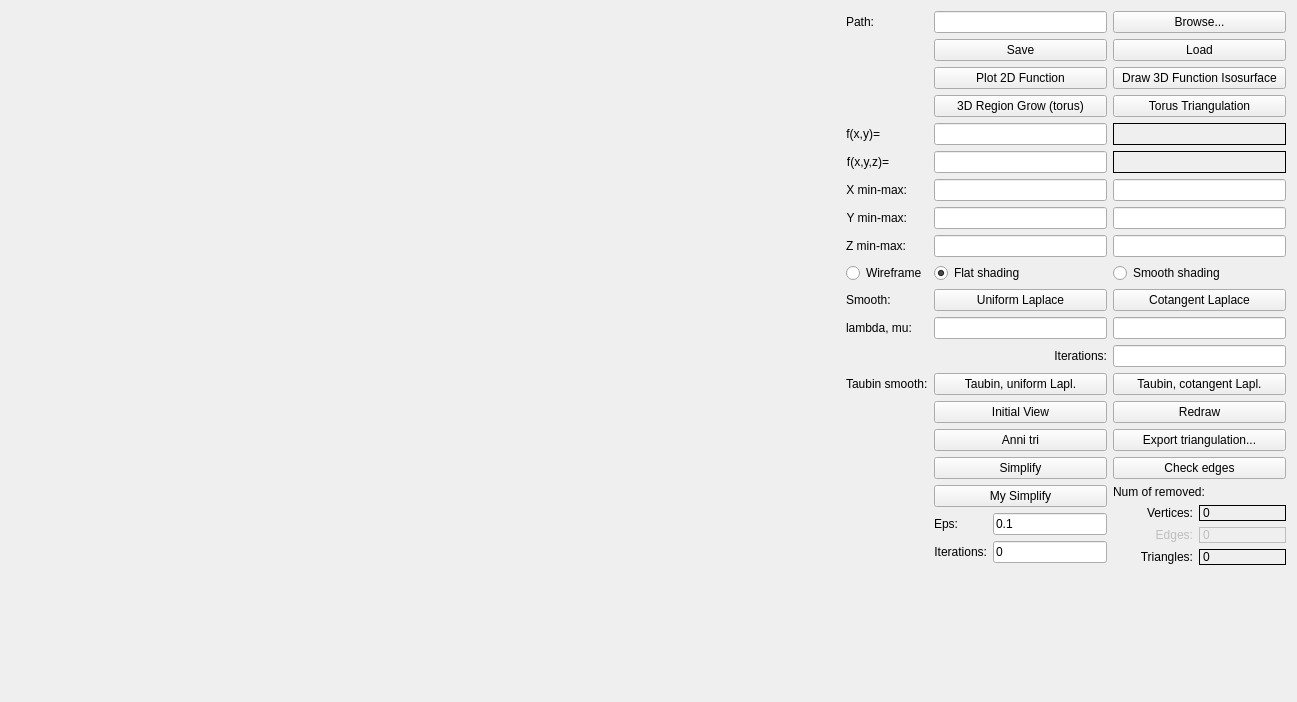
<?xml version="1.0" encoding="UTF-8"?>
<ui version="4.0">
 <class>MainWindow</class>
 <widget class="QMainWindow" name="MainWindow">
  <property name="geometry">
   <rect>
    <x>0</x>
    <y>0</y>
    <width>1297</width>
    <height>702</height>
   </rect>
  </property>
  <property name="windowTitle">
   <string>Isosurface</string>
  </property>
  <widget class="QWidget" name="centralWidget">
   <layout class="QGridLayout" name="topLayout">
    <item row="0" column="0">
     <widget class="DrawArea" name="widget" native="true">
      <property name="sizePolicy">
       <sizepolicy hsizetype="Expanding" vsizetype="Expanding">
        <horstretch>0</horstretch>
        <verstretch>0</verstretch>
       </sizepolicy>
      </property>
      <property name="minimumSize">
       <size>
        <width>600</width>
        <height>400</height>
       </size>
      </property>
     </widget>
    </item>
    <item row="0" column="1">
     <layout class="QGridLayout" name="verticalLayout">
      <property name="sizeConstraint">
       <enum>QLayout::SetDefaultConstraint</enum>
      </property>
      <item row="12" column="1">
       <widget class="QLineEdit" name="smoothLambda">
        <property name="minimumSize">
         <size>
          <width>120</width>
          <height>0</height>
         </size>
        </property>
        <property name="maximumSize">
         <size>
          <width>200</width>
          <height>16777215</height>
         </size>
        </property>
       </widget>
      </item>
      <item row="10" column="1">
       <widget class="QRadioButton" name="radioFlatShading">
        <property name="text">
         <string>Flat shading</string>
        </property>
        <property name="checked">
         <bool>true</bool>
        </property>
       </widget>
      </item>
      <item row="14" column="0">
       <widget class="QLabel" name="taubinLabel">
        <property name="text">
         <string>Taubin smooth:</string>
        </property>
       </widget>
      </item>
      <item row="10" column="2">
       <widget class="QRadioButton" name="radioSmoothShading">
        <property name="text">
         <string>Smooth shading</string>
        </property>
       </widget>
      </item>
      <item row="6" column="2">
       <widget class="QLabel" name="threeDLabel">
        <property name="frameShape">
         <enum>QFrame::Panel</enum>
        </property>
        <property name="text">
         <string/>
        </property>
       </widget>
      </item>
      <item row="6" column="1">
       <widget class="QLineEdit" name="fxyz">
        <property name="sizePolicy">
         <sizepolicy hsizetype="Expanding" vsizetype="Fixed">
          <horstretch>0</horstretch>
          <verstretch>0</verstretch>
         </sizepolicy>
        </property>
        <property name="minimumSize">
         <size>
          <width>120</width>
          <height>0</height>
         </size>
        </property>
        <property name="maximumSize">
         <size>
          <width>200</width>
          <height>16777215</height>
         </size>
        </property>
       </widget>
      </item>
      <item row="4" column="2">
       <widget class="QPushButton" name="torusTriangulationButton">
        <property name="text">
         <string>Torus Triangulation</string>
        </property>
       </widget>
      </item>
      <item row="9" column="0">
       <widget class="QLabel" name="zMinMax">
        <property name="sizePolicy">
         <sizepolicy hsizetype="Fixed" vsizetype="Preferred">
          <horstretch>0</horstretch>
          <verstretch>0</verstretch>
         </sizepolicy>
        </property>
        <property name="text">
         <string>Z min-max:</string>
        </property>
        <property name="alignment">
         <set>Qt::AlignRight|Qt::AlignTrailing|Qt::AlignVCenter</set>
        </property>
       </widget>
      </item>
      <item row="5" column="2">
       <widget class="QLabel" name="twoDLabel">
        <property name="frameShape">
         <enum>QFrame::Panel</enum>
        </property>
        <property name="text">
         <string/>
        </property>
       </widget>
      </item>
      <item row="7" column="0">
       <widget class="QLabel" name="xMinMax">
        <property name="sizePolicy">
         <sizepolicy hsizetype="Fixed" vsizetype="Preferred">
          <horstretch>0</horstretch>
          <verstretch>0</verstretch>
         </sizepolicy>
        </property>
        <property name="text">
         <string>X min-max:</string>
        </property>
        <property name="alignment">
         <set>Qt::AlignRight|Qt::AlignTrailing|Qt::AlignVCenter</set>
        </property>
       </widget>
      </item>
      <item row="0" column="1">
       <widget class="QLineEdit" name="path">
        <property name="sizePolicy">
         <sizepolicy hsizetype="Preferred" vsizetype="Fixed">
          <horstretch>0</horstretch>
          <verstretch>0</verstretch>
         </sizepolicy>
        </property>
        <property name="minimumSize">
         <size>
          <width>120</width>
          <height>0</height>
         </size>
        </property>
        <property name="maximumSize">
         <size>
          <width>200</width>
          <height>16777215</height>
         </size>
        </property>
       </widget>
      </item>
      <item row="14" column="2">
       <widget class="QPushButton" name="taubinCotangentButton">
        <property name="text">
         <string>Taubin, cotangent Lapl.</string>
        </property>
       </widget>
      </item>
      <item row="21" column="2">
       <layout class="QVBoxLayout" name="verticalLayout_2">
        <item>
         <widget class="QLabel" name="numOfRemovedLabel">
          <property name="text">
           <string>Num of removed:</string>
          </property>
         </widget>
        </item>
        <item>
         <layout class="QGridLayout" name="gridLayout">
          <property name="sizeConstraint">
           <enum>QLayout::SetMaximumSize</enum>
          </property>
          <item row="0" column="1">
           <widget class="QLabel" name="removedVerticesNumLine">
            <property name="frameShape">
             <enum>QFrame::Panel</enum>
            </property>
            <property name="text">
             <string>0</string>
            </property>
           </widget>
          </item>
          <item row="0" column="0">
           <widget class="QLabel" name="removedVerticesNumLabel">
            <property name="sizePolicy">
             <sizepolicy hsizetype="Preferred" vsizetype="Preferred">
              <horstretch>0</horstretch>
              <verstretch>0</verstretch>
             </sizepolicy>
            </property>
            <property name="maximumSize">
             <size>
              <width>80</width>
              <height>16777215</height>
             </size>
            </property>
            <property name="text">
             <string>Vertices:</string>
            </property>
            <property name="alignment">
             <set>Qt::AlignRight|Qt::AlignTrailing|Qt::AlignVCenter</set>
            </property>
           </widget>
          </item>
          <item row="1" column="1">
           <widget class="QLabel" name="removedEdgesNumLine">
            <property name="enabled">
             <bool>false</bool>
            </property>
            <property name="frameShape">
             <enum>QFrame::Panel</enum>
            </property>
            <property name="text">
             <string>0</string>
            </property>
           </widget>
          </item>
          <item row="1" column="0">
           <widget class="QLabel" name="removedEdgesNumLabel">
            <property name="enabled">
             <bool>false</bool>
            </property>
            <property name="text">
             <string>Edges:</string>
            </property>
            <property name="alignment">
             <set>Qt::AlignRight|Qt::AlignTrailing|Qt::AlignVCenter</set>
            </property>
           </widget>
          </item>
          <item row="2" column="0">
           <widget class="QLabel" name="removedTrianglesNumLabel">
            <property name="text">
             <string>Triangles:</string>
            </property>
            <property name="alignment">
             <set>Qt::AlignRight|Qt::AlignTrailing|Qt::AlignVCenter</set>
            </property>
           </widget>
          </item>
          <item row="2" column="1">
           <widget class="QLabel" name="removedTrianglesNumLine">
            <property name="frameShape">
             <enum>QFrame::Panel</enum>
            </property>
            <property name="text">
             <string>0</string>
            </property>
           </widget>
          </item>
         </layout>
        </item>
       </layout>
      </item>
      <item row="17" column="2">
       <widget class="QPushButton" name="checkEdgesButton">
        <property name="text">
         <string>Check edges</string>
        </property>
       </widget>
      </item>
      <item row="11" column="2">
       <widget class="QPushButton" name="cotangentLaplaceButton">
        <property name="text">
         <string>Cotangent Laplace</string>
        </property>
       </widget>
      </item>
      <item row="13" column="1">
       <widget class="QLabel" name="iterationsLabel">
        <property name="text">
         <string>Iterations:</string>
        </property>
        <property name="alignment">
         <set>Qt::AlignRight|Qt::AlignTrailing|Qt::AlignVCenter</set>
        </property>
       </widget>
      </item>
      <item row="8" column="1">
       <widget class="QLineEdit" name="yMin">
        <property name="sizePolicy">
         <sizepolicy hsizetype="Expanding" vsizetype="Fixed">
          <horstretch>0</horstretch>
          <verstretch>0</verstretch>
         </sizepolicy>
        </property>
        <property name="minimumSize">
         <size>
          <width>120</width>
          <height>0</height>
         </size>
        </property>
        <property name="maximumSize">
         <size>
          <width>200</width>
          <height>16777215</height>
         </size>
        </property>
       </widget>
      </item>
      <item row="0" column="2">
       <widget class="QPushButton" name="browseButton">
        <property name="text">
         <string>Browse...</string>
        </property>
       </widget>
      </item>
      <item row="0" column="0">
       <widget class="QLabel" name="pathLabel">
        <property name="sizePolicy">
         <sizepolicy hsizetype="Fixed" vsizetype="Preferred">
          <horstretch>0</horstretch>
          <verstretch>0</verstretch>
         </sizepolicy>
        </property>
        <property name="text">
         <string>Path:</string>
        </property>
        <property name="alignment">
         <set>Qt::AlignRight|Qt::AlignTrailing|Qt::AlignVCenter</set>
        </property>
       </widget>
      </item>
      <item row="7" column="2">
       <widget class="QLineEdit" name="xMax">
        <property name="sizePolicy">
         <sizepolicy hsizetype="Expanding" vsizetype="Fixed">
          <horstretch>0</horstretch>
          <verstretch>0</verstretch>
         </sizepolicy>
        </property>
        <property name="minimumSize">
         <size>
          <width>120</width>
          <height>0</height>
         </size>
        </property>
        <property name="maximumSize">
         <size>
          <width>200</width>
          <height>16777215</height>
         </size>
        </property>
       </widget>
      </item>
      <item row="13" column="2">
       <widget class="QLineEdit" name="iterations">
        <property name="minimumSize">
         <size>
          <width>120</width>
          <height>0</height>
         </size>
        </property>
        <property name="maximumSize">
         <size>
          <width>200</width>
          <height>16777215</height>
         </size>
        </property>
       </widget>
      </item>
      <item row="3" column="1">
       <widget class="QPushButton" name="plot2DButton">
        <property name="text">
         <string>Plot 2D Function</string>
        </property>
       </widget>
      </item>
      <item row="15" column="2">
       <widget class="QPushButton" name="redrawButton">
        <property name="text">
         <string>Redraw</string>
        </property>
       </widget>
      </item>
      <item row="10" column="0">
       <widget class="QRadioButton" name="radioWireframe">
        <property name="text">
         <string>Wireframe</string>
        </property>
       </widget>
      </item>
      <item row="12" column="2">
       <widget class="QLineEdit" name="smoothMu">
        <property name="minimumSize">
         <size>
          <width>120</width>
          <height>0</height>
         </size>
        </property>
        <property name="maximumSize">
         <size>
          <width>200</width>
          <height>16777215</height>
         </size>
        </property>
       </widget>
      </item>
      <item row="14" column="1">
       <widget class="QPushButton" name="taubinUniformButton">
        <property name="text">
         <string>Taubin, uniform Lapl.</string>
        </property>
       </widget>
      </item>
      <item row="23" column="2">
       <widget class="QLabel" name="dummyLabel">
        <property name="sizePolicy">
         <sizepolicy hsizetype="Preferred" vsizetype="Expanding">
          <horstretch>0</horstretch>
          <verstretch>0</verstretch>
         </sizepolicy>
        </property>
        <property name="text">
         <string/>
        </property>
       </widget>
      </item>
      <item row="8" column="0">
       <widget class="QLabel" name="yMinMax">
        <property name="sizePolicy">
         <sizepolicy hsizetype="Fixed" vsizetype="Preferred">
          <horstretch>0</horstretch>
          <verstretch>0</verstretch>
         </sizepolicy>
        </property>
        <property name="text">
         <string>Y min-max:</string>
        </property>
        <property name="alignment">
         <set>Qt::AlignRight|Qt::AlignTrailing|Qt::AlignVCenter</set>
        </property>
       </widget>
      </item>
      <item row="11" column="0">
       <widget class="QLabel" name="smoothLabel">
        <property name="text">
         <string>Smooth:</string>
        </property>
       </widget>
      </item>
      <item row="11" column="1">
       <widget class="QPushButton" name="uniformLaplaceButton">
        <property name="text">
         <string>Uniform Laplace</string>
        </property>
       </widget>
      </item>
      <item row="16" column="1">
       <widget class="QPushButton" name="anniTriButton">
        <property name="text">
         <string>Anni tri</string>
        </property>
       </widget>
      </item>
      <item row="6" column="0">
       <widget class="QLabel" name="fxyzLabel">
        <property name="sizePolicy">
         <sizepolicy hsizetype="Fixed" vsizetype="Preferred">
          <horstretch>0</horstretch>
          <verstretch>0</verstretch>
         </sizepolicy>
        </property>
        <property name="text">
         <string>f(x,y,z)=</string>
        </property>
        <property name="alignment">
         <set>Qt::AlignRight|Qt::AlignTrailing|Qt::AlignVCenter</set>
        </property>
       </widget>
      </item>
      <item row="12" column="0">
       <widget class="QLabel" name="lambdaLabel">
        <property name="text">
         <string>lambda, mu:</string>
        </property>
       </widget>
      </item>
      <item row="9" column="1">
       <widget class="QLineEdit" name="zMin">
        <property name="sizePolicy">
         <sizepolicy hsizetype="Expanding" vsizetype="Fixed">
          <horstretch>0</horstretch>
          <verstretch>0</verstretch>
         </sizepolicy>
        </property>
        <property name="minimumSize">
         <size>
          <width>120</width>
          <height>0</height>
         </size>
        </property>
        <property name="maximumSize">
         <size>
          <width>200</width>
          <height>16777215</height>
         </size>
        </property>
       </widget>
      </item>
      <item row="2" column="2">
       <widget class="QPushButton" name="loadButton">
        <property name="text">
         <string>Load</string>
        </property>
       </widget>
      </item>
      <item row="17" column="1">
       <widget class="QPushButton" name="simplifyButton">
        <property name="text">
         <string>Simplify</string>
        </property>
       </widget>
      </item>
      <item row="8" column="2">
       <widget class="QLineEdit" name="yMax">
        <property name="sizePolicy">
         <sizepolicy hsizetype="Expanding" vsizetype="Fixed">
          <horstretch>0</horstretch>
          <verstretch>0</verstretch>
         </sizepolicy>
        </property>
        <property name="minimumSize">
         <size>
          <width>120</width>
          <height>0</height>
         </size>
        </property>
        <property name="maximumSize">
         <size>
          <width>200</width>
          <height>16777215</height>
         </size>
        </property>
       </widget>
      </item>
      <item row="2" column="1">
       <widget class="QPushButton" name="saveButton">
        <property name="text">
         <string>Save</string>
        </property>
       </widget>
      </item>
      <item row="5" column="0">
       <widget class="QLabel" name="fxyLabel">
        <property name="sizePolicy">
         <sizepolicy hsizetype="Fixed" vsizetype="Preferred">
          <horstretch>0</horstretch>
          <verstretch>0</verstretch>
         </sizepolicy>
        </property>
        <property name="text">
         <string>f(x,y)=</string>
        </property>
        <property name="alignment">
         <set>Qt::AlignRight|Qt::AlignTrailing|Qt::AlignVCenter</set>
        </property>
       </widget>
      </item>
      <item row="4" column="1">
       <widget class="QPushButton" name="regionGrowButton">
        <property name="text">
         <string>3D Region Grow (torus)</string>
        </property>
       </widget>
      </item>
      <item row="9" column="2">
       <widget class="QLineEdit" name="zMax">
        <property name="sizePolicy">
         <sizepolicy hsizetype="Expanding" vsizetype="Fixed">
          <horstretch>0</horstretch>
          <verstretch>0</verstretch>
         </sizepolicy>
        </property>
        <property name="minimumSize">
         <size>
          <width>120</width>
          <height>0</height>
         </size>
        </property>
        <property name="maximumSize">
         <size>
          <width>200</width>
          <height>16777215</height>
         </size>
        </property>
       </widget>
      </item>
      <item row="5" column="1">
       <widget class="QLineEdit" name="fxy">
        <property name="sizePolicy">
         <sizepolicy hsizetype="Expanding" vsizetype="Fixed">
          <horstretch>0</horstretch>
          <verstretch>0</verstretch>
         </sizepolicy>
        </property>
        <property name="minimumSize">
         <size>
          <width>120</width>
          <height>0</height>
         </size>
        </property>
        <property name="maximumSize">
         <size>
          <width>200</width>
          <height>16777215</height>
         </size>
        </property>
       </widget>
      </item>
      <item row="15" column="1">
       <widget class="QPushButton" name="initialViewButton">
        <property name="text">
         <string>Initial View</string>
        </property>
       </widget>
      </item>
      <item row="7" column="1">
       <widget class="QLineEdit" name="xMin">
        <property name="sizePolicy">
         <sizepolicy hsizetype="Expanding" vsizetype="Fixed">
          <horstretch>0</horstretch>
          <verstretch>0</verstretch>
         </sizepolicy>
        </property>
        <property name="minimumSize">
         <size>
          <width>120</width>
          <height>0</height>
         </size>
        </property>
        <property name="maximumSize">
         <size>
          <width>200</width>
          <height>16777215</height>
         </size>
        </property>
       </widget>
      </item>
      <item row="16" column="2">
       <widget class="QPushButton" name="expotrButton">
        <property name="text">
         <string>Export triangulation...</string>
        </property>
       </widget>
      </item>
      <item row="3" column="2">
       <widget class="QPushButton" name="plot3DButton">
        <property name="text">
         <string>Draw 3D Function Isosurface</string>
        </property>
       </widget>
      </item>
      <item row="23" column="1">
       <layout class="QHBoxLayout" name="horizontalLayout">
        <item>
         <layout class="QHBoxLayout" name="horizontalLayout_2"/>
        </item>
       </layout>
      </item>
      <item row="21" column="1">
       <layout class="QVBoxLayout" name="verticalLayout_3">
        <item>
         <widget class="QPushButton" name="mySimplifyButton">
          <property name="text">
           <string>My Simplify</string>
          </property>
         </widget>
        </item>
        <item>
         <layout class="QGridLayout" name="gridLayout_2">
          <item row="1" column="0">
           <widget class="QLabel" name="epsLabel">
            <property name="sizePolicy">
             <sizepolicy hsizetype="Fixed" vsizetype="Preferred">
              <horstretch>0</horstretch>
              <verstretch>0</verstretch>
             </sizepolicy>
            </property>
            <property name="text">
             <string>Eps:</string>
            </property>
            <property name="alignment">
             <set>Qt::AlignRight|Qt::AlignTrailing|Qt::AlignVCenter</set>
            </property>
           </widget>
          </item>
          <item row="1" column="1">
           <widget class="QLineEdit" name="epsLine">
            <property name="minimumSize">
             <size>
              <width>40</width>
              <height>0</height>
             </size>
            </property>
            <property name="maximumSize">
             <size>
              <width>120</width>
              <height>16777215</height>
             </size>
            </property>
            <property name="text">
             <string>0.1</string>
            </property>
           </widget>
          </item>
          <item row="2" column="0">
           <widget class="QLabel" name="simplifyIterNumLabel">
            <property name="sizePolicy">
             <sizepolicy hsizetype="Fixed" vsizetype="Preferred">
              <horstretch>0</horstretch>
              <verstretch>0</verstretch>
             </sizepolicy>
            </property>
            <property name="text">
             <string>Iterations:</string>
            </property>
            <property name="alignment">
             <set>Qt::AlignRight|Qt::AlignTrailing|Qt::AlignVCenter</set>
            </property>
           </widget>
          </item>
          <item row="2" column="1">
           <widget class="QLineEdit" name="simplifyIterNumLine">
            <property name="minimumSize">
             <size>
              <width>40</width>
              <height>0</height>
             </size>
            </property>
            <property name="maximumSize">
             <size>
              <width>120</width>
              <height>16777215</height>
             </size>
            </property>
            <property name="text">
             <string>0</string>
            </property>
           </widget>
          </item>
         </layout>
        </item>
       </layout>
      </item>
     </layout>
    </item>
   </layout>
  </widget>
 </widget>
 <layoutdefault spacing="6" margin="11"/>
 <customwidgets>
  <customwidget>
   <class>DrawArea</class>
   <extends>QWidget</extends>
   <header>drawarea.h</header>
   <container>1</container>
  </customwidget>
 </customwidgets>
 <resources/>
 <connections/>
</ui>
